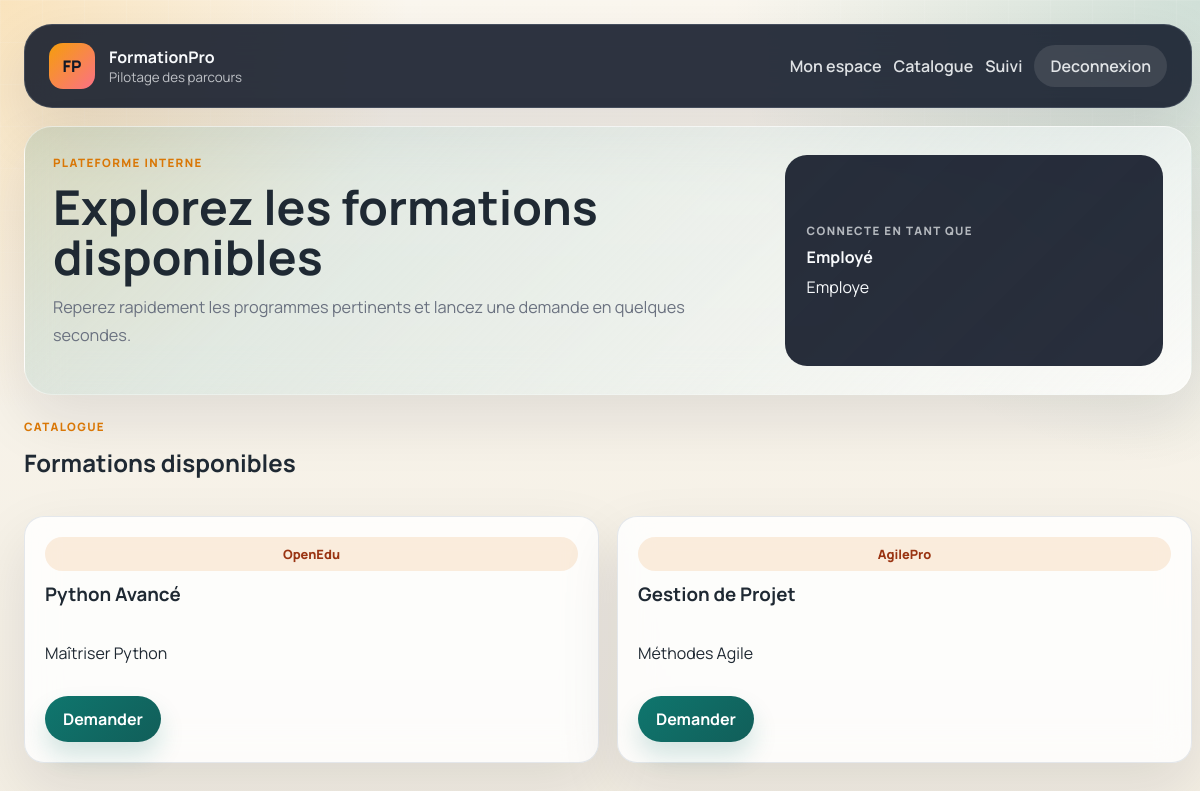
The page /employee/catalogue (signed in) on the database its author committed.
### app/models/user.py (models this page shows, shortened)
class User(db.Model, UserMixin):
    __tablename__ = "users"
    id = db.Column(db.Integer, primary_key=True)
    nom = db.Column(db.String(120), nullable=False)
    email = db.Column(db.String(120), unique=True, nullable=False)
    mot_de_passe = db.Column(db.String(255), nullable=False)
    role = db.Column(db.String(20), nullable=False, default="EMPLOYEE")
    training_requests = db.relationship("TrainingRequest", back_populates="employee", cascade="all, delete-orphan")
    feedbacks = db.relationship("Feedback", back_populates="employee", cascade="all, delete-orphan")

### app/models/training.py (models this page shows)
class Training(db.Model):
    __tablename__ = "trainings"
    id = db.Column(db.Integer, primary_key=True)
    titre = db.Column(db.String(200), nullable=False)
    description = db.Column(db.Text, nullable=False)
    organisme = db.Column(db.String(200), nullable=False)
    sessions = db.relationship("Session", back_populates="training", cascade="all, delete-orphan")
    feedbacks = db.relationship("Feedback", back_populates="training", cascade="all, delete-orphan")
    invoices = db.relationship("Invoice", back_populates="training", cascade="all, delete-orphan")
    requests = db.relationship("TrainingRequest", back_populates="training")

### app/routes/employee.py (the view)
@employee_bp.route("/catalogue")
@login_required
@role_required("EMPLOYEE")
def catalogue():
    trainings = Training.query.all()
    return render_template("catalogue.html", trainings=trainings)

### app/models/user.py (called while the page is built)
@login_manager.user_loader
def load_user(user_id):
    return User.query.get(int(user_id))

### app/utils/security.py (called while the page is built)
def role_required(role):
    def decorator(fn):
        @wraps(fn)
        def wrapper(*args, **kwargs):
            if not current_user.is_authenticated or current_user.role != role:
                abort(403)
            return fn(*args, **kwargs)
        return wrapper
    return decorator

### app/templates/catalogue.html (shortened to what this page needs)
{% extends 'base.html' %}
{% block hero_title %}Explorez les formations disponibles{% endblock %}
{% block hero_copy %}Reperez rapidement les programmes pertinents et lancez une demande en quelques secondes.{% endblock %}
{% block content %}
<section class="section-head reveal-on-load">
    <div>
        <p class="eyebrow">Catalogue</p>
        <h2>Formations disponibles</h2>
    </div>
</section>
<div class="grid cards-grid reveal-on-load">
    {% for training in trainings %}
    <article class="training-card">
        <div class="training-card-top">
            <span class="tag">{{ training.organisme }}</span>
            <h3>{{ training.titre }}</h3>
        </div>
        <p>{{ training.description }}</p>
        <div class="inline-actions">
            <a class="btn btn-primary" href="{{ url_for('employee.demande', training_id=training.id) }}">Demander</a>
        </div>
    </article>
    {% else %}
    <div class="empty-state">Aucune formation n'est disponible pour le moment.</div>
    {% endfor %}
</div>
{% endblock %}

### app/templates/base.html (shortened to what this page needs)
<!DOCTYPE html>
<html lang="fr">
<head>
    <link rel="stylesheet" href="{{ url_for('static', filename='css/style.css') }}">
</head>
<body>
    <div class="page-shell">
        <header class="site-header">
            <nav class="navbar">
                <a class="brand" href="{{ url_for('auth.index') }}">
                    <span class="brand-mark">FP</span>
                    <span>
                        <strong>FormationPro</strong>
                        <small>Pilotage des parcours</small>
                    </span>
                </a>
                <div class="nav-links">
                    {% if current_user.is_authenticated %}
                        {% if current_user.role == 'MANAGER' %}
                            <a href="{{ url_for('manager.dashboard') }}">Vue manager</a>
                            <a href="{{ url_for('manager.catalogue_manager') }}">Catalogue</a>
                        {% else %}
                            <a href="{{ url_for('employee.dashboard') }}">Mon espace</a>
                            <a href="{{ url_for('employee.catalogue') }}">Catalogue</a>
                            <a href="{{ url_for('employee.suivi') }}">Suivi</a>
                        {% endif %}
                        <a class="nav-pill" href="{{ url_for('auth.logout') }}">Deconnexion</a>
                    {% else %}
                        <a class="nav-pill" href="{{ url_for('auth.login') }}">Connexion</a>
                    {% endif %}
                </div>
            </nav>
            {% if current_user.is_authenticated %}
            <section class="hero hero-compact reveal-on-load">
                <div>
                    <p class="eyebrow">Plateforme interne</p>
                    <h1>{% block hero_title %}Centralisez vos demandes, sessions et validations{% endblock %}</h1>
                    <p class="hero-copy">{% block hero_copy %}Un espace plus lisible pour fluidifier le suivi des formations cote employe comme cote manager.{% endblock %}</p>
                </div>
                <div class="hero-panel">
                    <span class="hero-panel-label">Connecte en tant que</span>
                    <strong>{{ current_user.nom }}</strong>
                    <span>{{ 'Responsable formation' if current_user.role == 'MANAGER' else 'Employe' }}</span>
                </div>
            </section>
            {% endif %}
        </header>
        <main class="container">
            {% block content %}{% endblock %}
        </main>
    </div>
</body>
</html>

### rows shown on the page
User: nom "Employé", role "Employe"
Training: organisme "OpenEdu", titre "Python Avancé", description "Maîtriser Python"
Training: organisme "AgilePro", titre "Gestion de Projet", description "Méthodes Agile"
